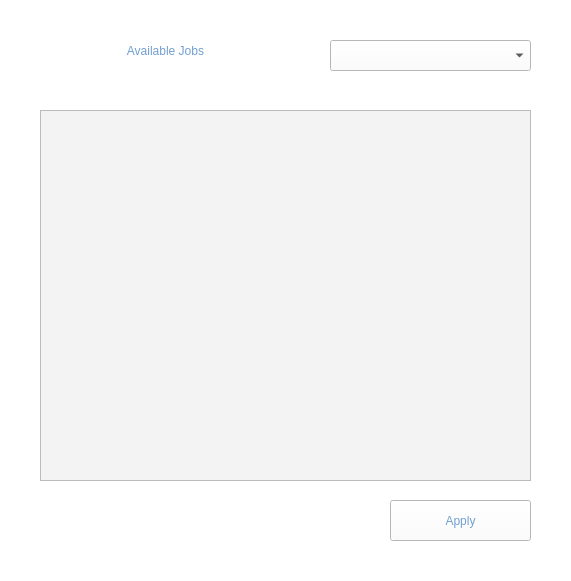
<?xml version="1.0" encoding="UTF-8"?>
<ui version="4.0">
 <class>jobsForm</class>
 <widget class="QWidget" name="jobsForm">
  <property name="geometry">
   <rect>
    <x>0</x>
    <y>0</y>
    <width>571</width>
    <height>581</height>
   </rect>
  </property>
  <property name="windowTitle">
   <string>jobsForm</string>
  </property>
  <property name="styleSheet">
   <string notr="true">background-color: rgb(255, 255, 255);</string>
  </property>
  <widget class="QLabel" name="label">
   <property name="geometry">
    <rect>
     <x>20</x>
     <y>20</y>
     <width>291</width>
     <height>61</height>
    </rect>
   </property>
   <property name="autoFillBackground">
    <bool>false</bool>
   </property>
   <property name="styleSheet">
    <string notr="true">font: 30pt &quot;Ubuntu&quot;;
color: rgb(114, 159, 207);</string>
   </property>
   <property name="text">
    <string>Available Jobs</string>
   </property>
   <property name="alignment">
    <set>Qt::AlignCenter</set>
   </property>
  </widget>
  <widget class="QPushButton" name="pushButton">
   <property name="geometry">
    <rect>
     <x>390</x>
     <y>500</y>
     <width>141</width>
     <height>41</height>
    </rect>
   </property>
   <property name="styleSheet">
    <string notr="true">font: 20pt &quot;Ubuntu&quot;;
color: rgb(114, 159, 207);</string>
   </property>
   <property name="text">
    <string>Apply</string>
   </property>
  </widget>
  <widget class="QComboBox" name="comboBox">
   <property name="geometry">
    <rect>
     <x>330</x>
     <y>40</y>
     <width>201</width>
     <height>31</height>
    </rect>
   </property>
  </widget>
  <widget class="QTextEdit" name="textEdit">
   <property name="geometry">
    <rect>
     <x>40</x>
     <y>110</y>
     <width>491</width>
     <height>371</height>
    </rect>
   </property>
   <property name="styleSheet">
    <string notr="true">color: rgb(32, 74, 135);
background-color: rgb(243, 243, 243);</string>
   </property>
  </widget>
 </widget>
 <layoutdefault spacing="6" margin="11"/>
 <resources/>
 <connections/>
</ui>
